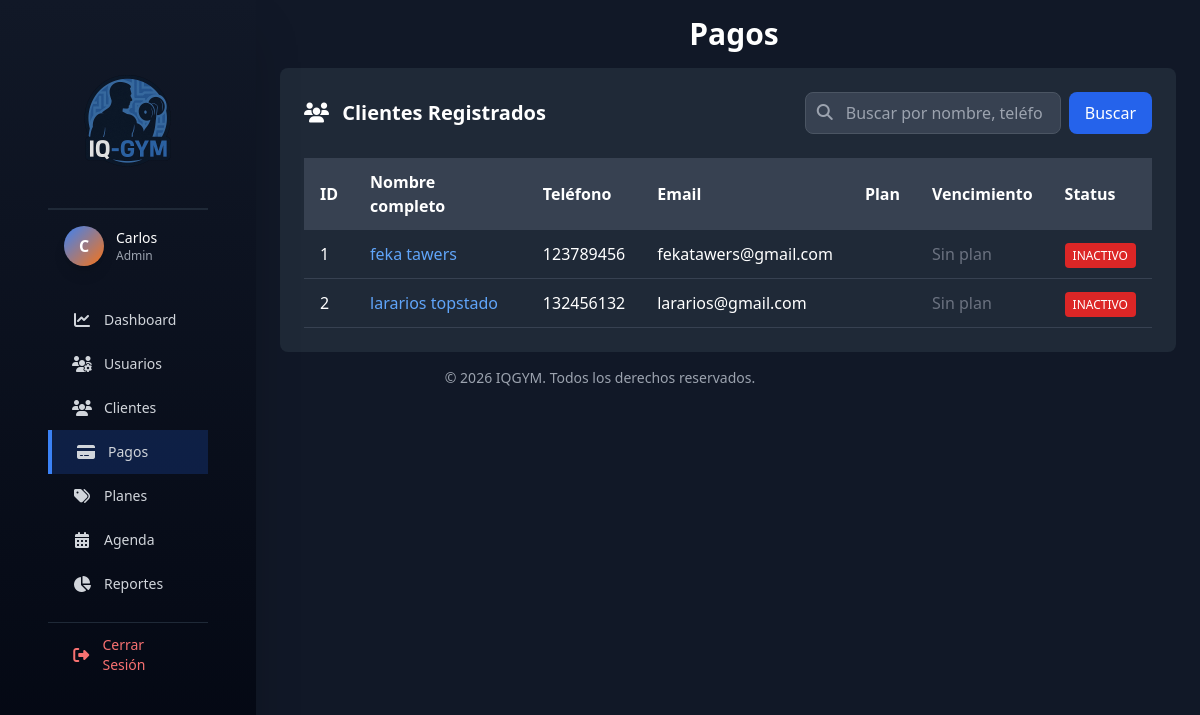
Screenshot of /pagos/index.php (signed in) with the database file from the repository.
### tables this page shows
CREATE TABLE `clientes` (
  `id_cliente` int(11) NOT NULL,
  `nombre` varchar(100) NOT NULL,
  `apellido` varchar(100) NOT NULL,
  `email` varchar(150) DEFAULT NULL,
  `telefono` varchar(15) NOT NULL,
  `direccion` text DEFAULT NULL,
  `fecha_nacimiento` date DEFAULT NULL,
  `genero` enum('masculino','femenino','otro') DEFAULT 'otro',
  `id_plan_actual` int(11) DEFAULT NULL,
  `estatus` enum('activo','inactivo','suspendido') DEFAULT 'activo',
  `fecha_vencimiento` date DEFAULT NULL,
  `foto_perfil` varchar(255) DEFAULT NULL,
  `fecha_registro` datetime DEFAULT NULL,
  `fecha_ultima_visita` datetime DEFAULT NULL,
  `notas` text DEFAULT NULL,
  `id_entrenador_asignado` int(11) DEFAULT NULL
);

### pagos/index.php (the view, shortened to what this page needs)
<?php
require_once '../config/connection.php';
$mostrar_formulario = false;
mysqli_query($conn, "
    UPDATE clientes
    SET estatus='inactivo'
    WHERE fecha_vencimiento < CURDATE()
    AND estatus='activo'
");
$busqueda = trim($_GET['buscar'] ?? '');
$clientes = [];
if ($busqueda) {
    $stmt = mysqli_prepare($conn, "
        SELECT id_cliente, nombre, apellido, email, telefono, estatus, fecha_vencimiento , nombre_plan
        FROM clientes
        LEFT JOIN  planes ON clientes.id_plan_actual = planes.id_plan
        WHERE nombre LIKE ? OR apellido LIKE ? OR email LIKE ? OR telefono LIKE ?
        ORDER BY nombre
    ");
    $busqueda_param = "%$busqueda%";
    mysqli_stmt_bind_param($stmt, 'ssss', $busqueda_param, $busqueda_param, $busqueda_param, $busqueda_param);
    mysqli_stmt_execute($stmt);
    $res = mysqli_stmt_get_result($stmt);
} else {
    $res = mysqli_query($conn, "
        SELECT id_cliente, nombre, apellido, email, telefono, estatus, fecha_vencimiento , nombre_plan
        FROM clientes
        LEFT JOIN planes ON clientes.id_plan_actual = planes.id_plan
        ORDER BY nombre
    ");
}
while ($row = mysqli_fetch_assoc($res))
    $clientes[] = $row;
?>
<!DOCTYPE html>
<html lang="en">
<head>
    <script src="https://cdn.tailwindcss.com"></script>
    <link rel="stylesheet" href="https://cdnjs.cloudflare.com/ajax/libs/font-awesome/6.7.2/css/all.min.css">
</head>
<body class="bg-gray-900">
    <?php include '../includes/sidebar.php'; ?>
    <div class="lg:ml-64">
        <header>
            <h1 class="font-semibold text-white text-3xl ml-3 text-center py-4">
                Pagos
            </h1>
        </header>
        <main class="px-6">
            <?php if (!$mostrar_formulario): ?>
                <section class="bg-gray-800 rounded-lg p-6 max-w-6xl mx-auto">
                    <div class="flex flex-col md:flex-row justify-between items-start md:items-center gap-4 mb-6">
                        <h2 class="text-white text-xl font-semibold">
                            <i class="fa-solid fa-users mr-2"></i> Clientes Registrados
                        </h2>
                        <div class="flex gap-3 w-full md:w-auto">
                            <form method="GET" class="flex gap-2 flex-1 md:flex-initial">
                                <div class="relative flex-1 md:w-64">
                                    <input type="text" name="buscar" value="<?= htmlspecialchars($busqueda) ?>"
                                        placeholder="Buscar por nombre, teléfono o email..."
                                        class="w-full px-4 py-2 pl-10 bg-gray-700 border border-gray-600 rounded-lg
                                        text-white placeholder-gray-400 focus:outline-none focus:ring-2 focus:ring-blue-500">
                                    <i class="fa-solid fa-search absolute left-3 top-3 text-gray-400"></i>
                                </div>
                                <button type="submit"
                                    class="px-4 py-2 bg-blue-600 hover:bg-blue-700 text-white rounded-lg transition">
                                    Buscar
                                </button>
                            </form>
                        </div>
                    </div>
                    <div class="overflow-x-auto">
                        <table class="w-full text-white">
                            <thead class="bg-gray-700">
                                <tr>
                                    <th class="px-4 py-3 text-left">ID</th>
                                    <th class="px-4 py-3 text-left">Nombre completo</th>
                                    <th class="px-4 py-3 text-left">Teléfono</th>
                                    <th class="px-4 py-3 text-left">Email</th>
                                    <th class="px-4 py-3 text-left">Plan</th>
                                    <th class="px-4 py-3 text-left">Vencimiento</th>
                                    <th class="px-4 py-3 text-left">Status</th>
                                </tr>
                            </thead>
                            <tbody>
                                <?php if (count($clientes) > 0): ?>
                                    <?php foreach ($clientes as $c): ?>
                                        <tr class="border-b border-gray-700 hover:bg-gray-750 transition">
                                            <td class="px-4 py-3"><?= $c['id_cliente'] ?></td>
                                            <td class="px-4 py-3">
                                                <a href="?id=<?= $c['id_cliente'] ?>"
                                                    class="text-blue-400 hover:text-blue-300 hover:underline">
                                                    <?= htmlspecialchars($c['nombre'] . ' ' . $c['apellido']) ?>
                                                </a>
                                            </td>
                                            <td class="px-4 py-3"><?= htmlspecialchars($c['telefono']) ?></td>
                                            <td class="px-4 py-3"><?= htmlspecialchars($c['email']) ?></td>
                                            <td class="px-4 py-3"><?= htmlspecialchars($c['nombre_plan']) ?></td>
                                            <td class="px-4 py-3">
                                                <?php if ($c['fecha_vencimiento']): ?>
                                                    <?php
                                                    $dias_restantes = floor((strtotime($c['fecha_vencimiento']) - time()) / 86400);
                                                    $color = $dias_restantes < 0 ? 'text-red-400' : ($dias_restantes <= 7 ? 'text-yellow-400' : 'text-gray-300');
                                                    ?>
                                                    <span class="<?= $color ?>">
                                                        <?= date('d/m/Y', strtotime($c['fecha_vencimiento'])) ?>
                                                    </span>
                                                <?php else: ?>
                                                    <span class="text-gray-500">Sin plan</span>
                                                <?php endif; ?>
                                            </td>
                                            <td class="px-4 py-3">
                                                <?php
                                                $bg_color = $c['estatus'] === 'activo' ? 'bg-green-600' : 'bg-red-600';
                                                ?>
                                                <span class="px-2 py-1 <?= $bg_color ?> text-white text-xs rounded uppercase">
                                                    <?= htmlspecialchars($c['estatus']) ?>
                                                </span>
                                            </td>
                                        </tr>
                                    <?php endforeach; ?>
                                <?php endif; ?>
                            </tbody>
                        </table>
                    </div>
                </section>
            <?php else: ?>
                <?php include 'form.php'; ?>
            <?php endif; ?>
        </main>
    </div>
    <?php include '../includes/footer.php'; ?>
</body>
</html>

### includes/sidebar.php (shortened to what this page needs)
<?php
$script_name = isset($_SERVER['SCRIPT_NAME']) ? $_SERVER['SCRIPT_NAME'] : '';
$segments = explode('/', trim($script_name, '/'));
$base = '';
if (count($segments) > 0 && strpos($segments[0], '.php') === false) {
    $base = '/' . $segments[0];
}
$pagina_actual = basename($_SERVER['PHP_SELF']);
$ruta_actual = $_SERVER['PHP_SELF'];
?>
<aside id="sidebar" class="fixed top-0 left-0 w-64 h-screen bg-gradient-to-b from-gray-900 to-gray-950 text-white flex flex-col shadow-2xl z-50 transition-transform duration-300 -translate-x-full lg:translate-x-0">
    <div class="p-12 border-b border-gray-800">
    <div class="flex items-center px-4 py-4 border-b border-gray-800">
    <img src="<?php echo $base; ?>/assets/IMAGES/logo.png" alt="IQGYM" class="w-18 h-18 object-contain">
</div>
<div class="mt-auto border-t border-gray-800">
    <div class="flex items-center gap-3 px-4 py-4">
        <div class="w-10 h-10 bg-gradient-to-br from-blue-500 to-orange-500 rounded-full flex items-center justify-center text-white font-bold shadow-lg flex-shrink-0">
            <?php echo strtoupper(substr($_SESSION['nombre'], 0, 1)); ?>
        </div>
        <div class="flex-1 min-w-0">
            <p class="text-sm font-medium text-white truncate"><?php echo htmlspecialchars($_SESSION['nombre']); ?></p>
            <p class="text-xs text-gray-400"><?php echo ucfirst($_SESSION['rol']); ?></p>
        </div>
    </div>
</div>
    <nav class="flex-1 overflow-y-auto py-4">
        <a href="<?php echo $base; ?>/dashboard.php" class="flex items-center gap-3 px-6 py-3 text-gray-300 hover:bg-gray-800 hover:text-white transition-colors <?php echo $pagina_actual == 'dashboard.php' ? 'bg-blue-600/20 border-l-4 border-blue-500' : ''; ?>">
            <i class="fa-solid fa-chart-line w-5 text-center"></i>
            <span class="text-sm font-medium">Dashboard</span>
        </a>
        <?php if ($_SESSION['rol'] == 'admin'): ?>
        <a href="<?php echo $base; ?>/usuarios/index.php" class="flex items-center gap-3 px-6 py-3 text-gray-300 hover:bg-gray-800 hover:text-white transition-colors <?php echo strpos($ruta_actual, '/usuarios/') !== false ? 'bg-blue-600/20 border-l-4 border-blue-500' : ''; ?>">
            <i class="fa-solid fa-users-gear w-5 text-center"></i>
            <span class="text-sm font-medium">Usuarios</span>
        </a>
        <?php endif; ?>
        <a href="<?php echo $base; ?>/client/index.php" class="flex items-center gap-3 px-6 py-3 text-gray-300 hover:bg-gray-800 hover:text-white transition-colors <?php echo strpos($ruta_actual, '/client/') !== false ? 'bg-blue-600/20 border-l-4 border-blue-500' : ''; ?>">
            <i class="fa-solid fa-users w-5 text-center"></i>
            <span class="text-sm font-medium">Clientes</span>
        </a>
        <?php if (in_array($_SESSION['rol'], ['admin', 'recepcionista'])): ?>
        <a href="<?php echo $base; ?>/pagos/index.php" class="flex items-center gap-3 px-6 py-3 text-gray-300 hover:bg-gray-800 hover:text-white transition-colors <?php echo strpos($ruta_actual, '/pagos/') !== false ? 'bg-blue-600/20 border-l-4 border-blue-500' : ''; ?>">
            <i class="fa-solid fa-credit-card w-5 text-center"></i>
            <span class="text-sm font-medium">Pagos</span>
        </a>
        <?php endif; ?>
        <?php if (in_array($_SESSION['rol'], ['admin', 'recepcionista'])): ?>
        <a href="<?php echo $base; ?>/planes/index.php" class="flex items-center gap-3 px-6 py-3 text-gray-300 hover:bg-gray-800 hover:text-white transition-colors <?php echo strpos($ruta_actual, '/planes/') !== false ? 'bg-blue-600/20 border-l-4 border-blue-500' : ''; ?>">
            <i class="fa-solid fa-tags w-5 text-center"></i>
            <span class="text-sm font-medium">Planes</span>
        </a>
        <?php endif; ?>
        <a href="<?php echo $base; ?>/agenda/index.php" class="flex items-center gap-3 px-6 py-3 text-gray-300 hover:bg-gray-800 hover:text-white transition-colors <?php echo strpos($ruta_actual, '/agenda/') !== false ? 'bg-blue-600/20 border-l-4 border-blue-500' : ''; ?>">
            <i class="fa-solid fa-calendar-days w-5 text-center"></i>
            <span class="text-sm font-medium">Agenda</span>
        </a>
        <?php if ($_SESSION['rol'] == 'admin'): ?>
        <a href="<?php echo $base; ?>/reportes/index.php" class="flex items-center gap-3 px-6 py-3 text-gray-300 hover:bg-gray-800 hover:text-white transition-colors <?php echo strpos($ruta_actual, '/reportes/') !== false ? 'bg-blue-600/20 border-l-4 border-blue-500' : ''; ?>">
            <i class="fa-solid fa-chart-pie w-5 text-center"></i>
            <span class="text-sm font-medium">Reportes</span>
        </a>
        <?php endif; ?>
        <a href="<?php echo $base; ?>/logout.php" class="flex items-center gap-3 px-6 py-3 text-red-400 hover:bg-red-900/20 hover:text-red-300 transition-colors mt-4 border-t border-gray-800">
            <i class="fa-solid fa-right-from-bracket w-5 text-center"></i>
            <span class="text-sm font-medium">Cerrar Sesión</span>
        </a>
    </nav>
</aside>

### includes/footer.php
<footer class="bg-gray-900 text-gray-400 text-sm py-4">
    <div class="max-w-6xl mx-auto px-4 text-center">
        <span>© <?= date('Y') ?> IQGYM. Todos los derechos reservados.</span>
    </div>
</footer>

### rows the page displays
clientes: id_cliente "1", nombre+apellido "feka tawers", telefono "123789456", email "fekatawers@gmail.com", shows "Sin plan", estatus "INACTIVO"
clientes: id_cliente "2", nombre+apellido "lararios topstado", telefono "132456132", email "lararios@gmail.com", shows "Sin plan", estatus "INACTIVO"

### other values shown
substr($_SESSION['nombre'], 0, 1) "C"
$_SESSION['nombre'] "Carlos"
$_SESSION['rol'] "Admin"
